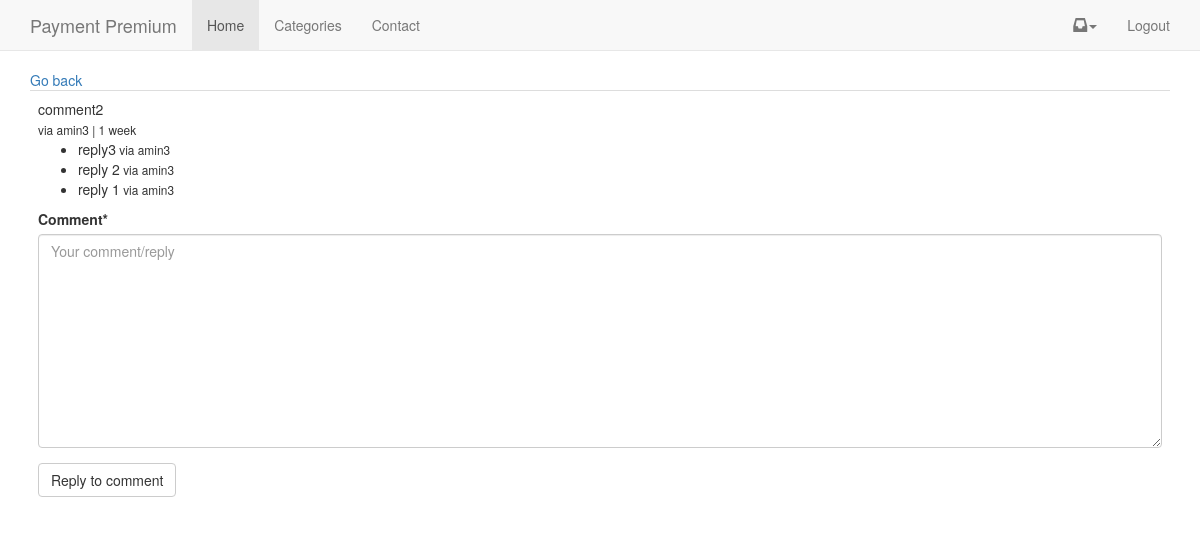
The app's page /comment/11 (signed in) with its own data.
### comments/models.py (models this page shows, shortened)
class Comment(models.Model):
	user = models.ForeignKey(MyUser)
	parent = models.ForeignKey("self", null=True, blank=True)
	path = models.CharField(max_length=350)
	video = models.ForeignKey(Video, null=True, blank=True)
	text = models.TextField()
	timestamp = models.DateTimeField(auto_now=False, auto_now_add=True)
	updated = models.DateTimeField(auto_now=True, auto_now_add=False)
	active = models.BooleanField(default=True)
	objects = CommentManager()
	class Meta:
		ordering = ['-timestamp']
	@property
	def get_origin(self):
		return self.path
	def is_child(self):
		if self.parent is not None:
			return True
		else:
			return False
	def get_children(self):
		if self.is_child == True:
			return None
		else:
			child_comments = Comment.objects.filter(parent=self)
			return child_comments

### accounts/models.py (models this page shows, shortened)
class MyUser(AbstractBaseUser):
	username = models.CharField(
		max_length=255,
		unique = True,
	)
	email = models.EmailField(
		verbose_name='email address',
		max_length=255,
		unique=True,
	)
	first_name = models.CharField(
		max_length=120,
		null=True,
		blank=True
	)
	last_name = models.CharField(
		max_length=120,
		null=True,
		blank=True
	)
	is_member = models.BooleanField(default=False, verbose_name="Is Paid Member")
	is_active = models.BooleanField(default=True)
	is_admin = models.BooleanField(default=False)
	objects = MyUserManager()
	USERNAME_FIELD = 'username'
	REQUIRED_FIELDS = ['email']
	def __str__(self):              # __unicode__ on Python 2
		return self.username

### comments/views.py (the view)
# urls.py: url(r'^comment/(?P<id>\d+)$', comment_thread, name="comment_thread"),
@login_required
def comment_thread(request, id):
	comment = Comment.objects.get(id=id)
	form = CommentForm()
	context = {
		"comment": comment,
		"form": form,
	}
	return render(request, "comment_thread.html", context)

### comments/forms.py
class CommentForm(forms.Form):
	comment = forms.CharField(
		widget=forms.Textarea(
			attrs={"placeholder": "Your comment/reply"})
	)
	def __init__(self, data=None, files=None, **kwargs):
		super().__init__(data, files, kwargs)
		self.helper = FormHelper()
		self.helper.form_show_labels = False
		self.helper.add_input(Submit('submit', 'Add comment', css_class='btn btn-primary', ))

### videos/templates/comment_thread.html (shortened to what this page needs)
{% extends "base.html" %}{% load crispy_forms_tags %}
 {% block content %}
<a href="{{ comment.get_origin }}">Go back</a>
<table class="table">
    <tr>
        <td>{{ comment.text }}
            <br><small>via {{ comment.user }} | {{ comment.timestamp | timesince}}</small> {% if not comment.is_child %}
            <ul>
                {% for child in comment.get_children %}
                <li>
                    {{ child.text }}<small> via {{ child.user }}</small>
                </li>
                {% endfor %}
            </ul>
            {% endif %}
            <div class="reply_comment">
                <form action="{% url 'comment_create' %}" method="POST">
                    {% csrf_token %}{{ form|crispy }}
                    <input type="submit" value="Reply to comment" class="btn btn-default">
                </form>
            </div>
        </td>
    </tr>
</table>
{% endblock %}

### records on screen
Comment: text "comment2", user "amin3", timestamp "1 week"
Comment: text "reply3", user "amin3"
Comment: text "reply 2", user "amin3"
Comment: text "reply 1", user "amin3"
